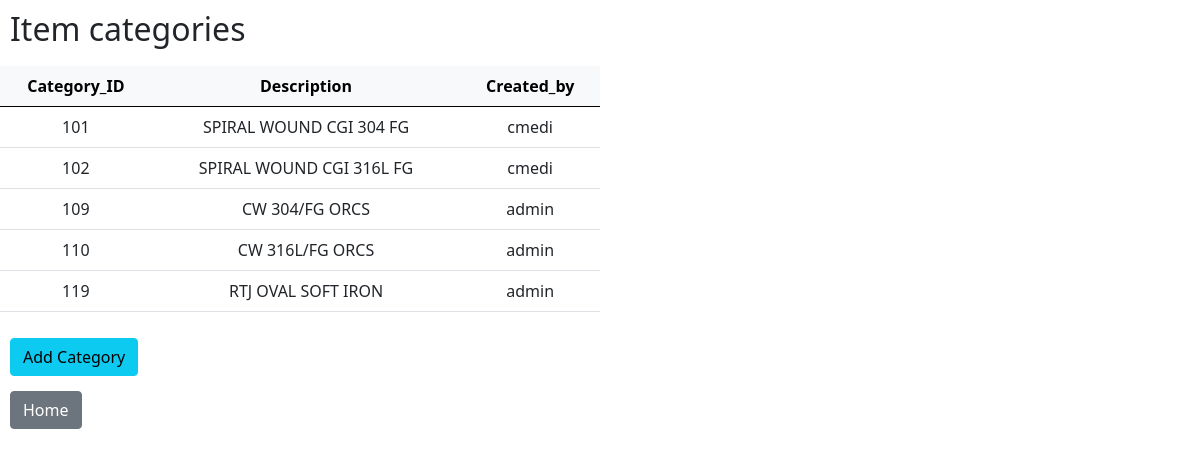
The page /get_item_categories on the database its author committed.
### tables this page shows
CREATE TABLE item_categories (id INTEGER PRIMARY KEY NOT NULL UNIQUE, description TEXT NOT NULL UNIQUE, counter INTEGER DEFAULT 1, created_by TEXT, FOREIGN KEY (created_by) REFERENCES users (username) ON DELETE SET NULL, CHECK (id >= 100 AND id <= 999));

### app.py (the view)
@app.route ("/get_item_categories", methods = ["GET"])
def get_item_categories():
    categories = db.execute("SELECT * FROM item_categories")
    return render_template("item_categories.html", categories=categories)

### app.py (called while the page is built)
@app.after_request
def after_request(response):
    response.headers["Cache-Control"] = "no-cache, no-store, must-revalidate"
    response.headers["Expires"] = 0
    response.headers["Pragma"] = "no-cache"
    return response

### templates/item_categories.html (shortened to what this page needs)
{% extends "layout.html" %}
{% block body %}
    <div class="h2" style="padding: 10px">Item categories</div>
    <table class="table" style="text-align: center; max-width: 600px">
        <thead class="table-light">
            <tr>
                <th>Category_ID</th>
                <th>Description</th>
                <th>Created_by</th>
            </tr>
        </thead>
        <tbody>
            {% for category in categories %}
            <tr>
                <td>{{ category["id"] }}</td>
                <td>{{ category["description"] }}</td>
                <td>{{ category["created_by"] }}</td>
            </tr>
            {% endfor %}
        </tbody>
    </table>
    <form method="get" action="/create_category" style="padding: 10px;">
        <button class="btn btn-info" type="submit">Add Category</button>
    </form>
    <form method="get" action="/" style="padding-left: 10px; padding-top: 5px;">
        <button class="btn btn-secondary" type="submit">Home</button>
    </form>
{% endblock %}

### rows shown on the page
item_categories: id "101", description "SPIRAL WOUND CGI 304 FG", created_by "cmedi"
item_categories: id "102", description "SPIRAL WOUND CGI 316L FG", created_by "cmedi"
item_categories: id "109", description "CW 304/FG ORCS", created_by "admin"
item_categories: id "110", description "CW 316L/FG ORCS", created_by "admin"
item_categories: id "119", description "RTJ OVAL SOFT IRON", created_by "admin"
